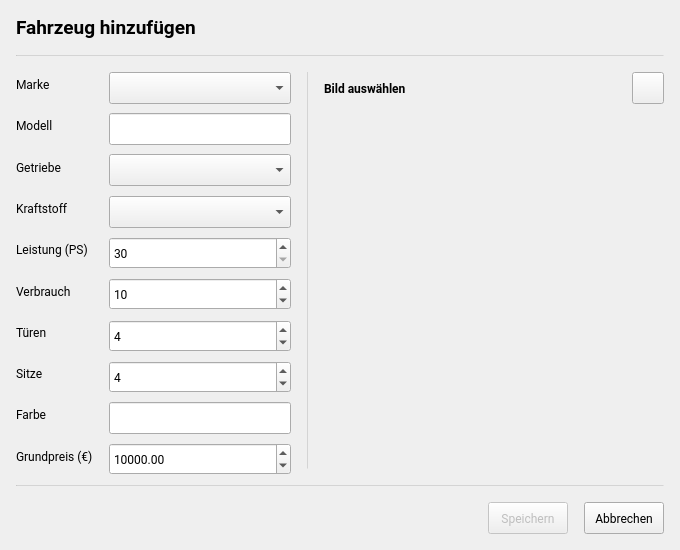
<?xml version="1.0" encoding="UTF-8"?>
<ui version="4.0">
 <class>NewCarDialog</class>
 <widget class="QWidget" name="NewCarDialog">
  <property name="windowModality">
   <enum>Qt::WindowModality::ApplicationModal</enum>
  </property>
  <property name="geometry">
   <rect>
    <x>0</x>
    <y>0</y>
    <width>680</width>
    <height>550</height>
   </rect>
  </property>
  <property name="minimumSize">
   <size>
    <width>680</width>
    <height>550</height>
   </size>
  </property>
  <property name="maximumSize">
   <size>
    <width>680</width>
    <height>550</height>
   </size>
  </property>
  <property name="windowTitle">
   <string>Form</string>
  </property>
  <property name="styleSheet">
   <string notr="true"/>
  </property>
  <layout class="QVBoxLayout" name="verticalLayout_3">
   <property name="spacing">
    <number>0</number>
   </property>
   <property name="leftMargin">
    <number>0</number>
   </property>
   <property name="topMargin">
    <number>0</number>
   </property>
   <property name="rightMargin">
    <number>0</number>
   </property>
   <property name="bottomMargin">
    <number>0</number>
   </property>
   <item alignment="Qt::AlignmentFlag::AlignHCenter|Qt::AlignmentFlag::AlignVCenter">
    <widget class="QWidget" name="widget" native="true">
     <property name="minimumSize">
      <size>
       <width>680</width>
       <height>550</height>
      </size>
     </property>
     <property name="maximumSize">
      <size>
       <width>680</width>
       <height>550</height>
      </size>
     </property>
     <property name="font">
      <font>
       <family>Roboto</family>
       <pointsize>9</pointsize>
      </font>
     </property>
     <property name="styleSheet">
      <string notr="true"/>
     </property>
     <layout class="QVBoxLayout" name="verticalLayout_2">
      <property name="spacing">
       <number>16</number>
      </property>
      <property name="leftMargin">
       <number>16</number>
      </property>
      <property name="topMargin">
       <number>16</number>
      </property>
      <property name="rightMargin">
       <number>16</number>
      </property>
      <property name="bottomMargin">
       <number>16</number>
      </property>
      <item>
       <widget class="QLabel" name="label_3">
        <property name="font">
         <font>
          <family>Roboto</family>
          <pointsize>14</pointsize>
          <bold>true</bold>
         </font>
        </property>
        <property name="text">
         <string>Fahrzeug hinzufügen</string>
        </property>
       </widget>
      </item>
      <item>
       <widget class="Line" name="line_3">
        <property name="minimumSize">
         <size>
          <width>0</width>
          <height>1</height>
         </size>
        </property>
        <property name="styleSheet">
         <string notr="true">background-color: rgba(0, 0, 0, 15);</string>
        </property>
        <property name="orientation">
         <enum>Qt::Orientation::Horizontal</enum>
        </property>
       </widget>
      </item>
      <item>
       <layout class="QHBoxLayout" name="horizontalLayout_3">
        <item>
         <layout class="QFormLayout" name="formLayout">
          <item row="0" column="0">
           <widget class="QLabel" name="markeLabel">
            <property name="font">
             <font>
              <family>Roboto</family>
              <pointsize>9</pointsize>
             </font>
            </property>
            <property name="text">
             <string>Marke</string>
            </property>
           </widget>
          </item>
          <item row="0" column="1">
           <widget class="QComboBox" name="cbBrand">
            <property name="minimumSize">
             <size>
              <width>0</width>
              <height>32</height>
             </size>
            </property>
            <property name="maximumSize">
             <size>
              <width>16777215</width>
              <height>32</height>
             </size>
            </property>
            <property name="font">
             <font>
              <family>Roboto</family>
              <pointsize>9</pointsize>
             </font>
            </property>
           </widget>
          </item>
          <item row="1" column="0">
           <widget class="QLabel" name="modellLabel">
            <property name="font">
             <font>
              <family>Roboto</family>
              <pointsize>9</pointsize>
             </font>
            </property>
            <property name="text">
             <string>Modell</string>
            </property>
           </widget>
          </item>
          <item row="1" column="1">
           <widget class="QLineEdit" name="leModel">
            <property name="minimumSize">
             <size>
              <width>0</width>
              <height>32</height>
             </size>
            </property>
            <property name="maximumSize">
             <size>
              <width>16777215</width>
              <height>32</height>
             </size>
            </property>
            <property name="font">
             <font>
              <family>Roboto</family>
              <pointsize>9</pointsize>
             </font>
            </property>
           </widget>
          </item>
          <item row="2" column="0">
           <widget class="QLabel" name="getriebeLabel">
            <property name="font">
             <font>
              <family>Roboto</family>
              <pointsize>9</pointsize>
             </font>
            </property>
            <property name="text">
             <string>Getriebe</string>
            </property>
           </widget>
          </item>
          <item row="2" column="1">
           <widget class="QComboBox" name="cbGearbox">
            <property name="minimumSize">
             <size>
              <width>0</width>
              <height>32</height>
             </size>
            </property>
            <property name="maximumSize">
             <size>
              <width>16777215</width>
              <height>32</height>
             </size>
            </property>
            <property name="font">
             <font>
              <family>Roboto</family>
              <pointsize>9</pointsize>
             </font>
            </property>
           </widget>
          </item>
          <item row="3" column="0">
           <widget class="QLabel" name="kraftstoffLabel">
            <property name="font">
             <font>
              <family>Roboto</family>
              <pointsize>9</pointsize>
             </font>
            </property>
            <property name="text">
             <string>Kraftstoff</string>
            </property>
           </widget>
          </item>
          <item row="3" column="1">
           <widget class="QComboBox" name="cbFuel">
            <property name="minimumSize">
             <size>
              <width>0</width>
              <height>32</height>
             </size>
            </property>
            <property name="maximumSize">
             <size>
              <width>16777215</width>
              <height>32</height>
             </size>
            </property>
            <property name="font">
             <font>
              <family>Roboto</family>
              <pointsize>9</pointsize>
             </font>
            </property>
           </widget>
          </item>
          <item row="4" column="0">
           <widget class="QLabel" name="leistungLabel">
            <property name="font">
             <font>
              <family>Roboto</family>
              <pointsize>9</pointsize>
             </font>
            </property>
            <property name="text">
             <string>Leistung (PS)</string>
            </property>
           </widget>
          </item>
          <item row="4" column="1">
           <widget class="QSpinBox" name="sbPower">
            <property name="minimumSize">
             <size>
              <width>0</width>
              <height>32</height>
             </size>
            </property>
            <property name="maximumSize">
             <size>
              <width>16777215</width>
              <height>32</height>
             </size>
            </property>
            <property name="font">
             <font>
              <family>Roboto</family>
              <pointsize>9</pointsize>
             </font>
            </property>
            <property name="minimum">
             <number>30</number>
            </property>
            <property name="maximum">
             <number>2000</number>
            </property>
           </widget>
          </item>
          <item row="5" column="0">
           <widget class="QLabel" name="verbrauchgLabel">
            <property name="font">
             <font>
              <family>Roboto</family>
              <pointsize>9</pointsize>
             </font>
            </property>
            <property name="text">
             <string>Verbrauch</string>
            </property>
           </widget>
          </item>
          <item row="5" column="1">
           <widget class="QSpinBox" name="sbConsum">
            <property name="minimumSize">
             <size>
              <width>0</width>
              <height>32</height>
             </size>
            </property>
            <property name="maximumSize">
             <size>
              <width>16777215</width>
              <height>32</height>
             </size>
            </property>
            <property name="font">
             <font>
              <family>Roboto</family>
              <pointsize>9</pointsize>
             </font>
            </property>
            <property name="minimum">
             <number>1</number>
            </property>
            <property name="maximum">
             <number>100</number>
            </property>
            <property name="value">
             <number>10</number>
            </property>
           </widget>
          </item>
          <item row="6" column="0">
           <widget class="QLabel" name="tRenLabel">
            <property name="font">
             <font>
              <family>Roboto</family>
              <pointsize>9</pointsize>
             </font>
            </property>
            <property name="text">
             <string>Türen</string>
            </property>
           </widget>
          </item>
          <item row="6" column="1">
           <widget class="QSpinBox" name="sbDoors">
            <property name="minimumSize">
             <size>
              <width>0</width>
              <height>32</height>
             </size>
            </property>
            <property name="maximumSize">
             <size>
              <width>16777215</width>
              <height>32</height>
             </size>
            </property>
            <property name="font">
             <font>
              <family>Roboto</family>
              <pointsize>9</pointsize>
             </font>
            </property>
            <property name="minimum">
             <number>1</number>
            </property>
            <property name="maximum">
             <number>10</number>
            </property>
            <property name="value">
             <number>4</number>
            </property>
           </widget>
          </item>
          <item row="7" column="0">
           <widget class="QLabel" name="sitzeLabel">
            <property name="font">
             <font>
              <family>Roboto</family>
              <pointsize>9</pointsize>
             </font>
            </property>
            <property name="text">
             <string>Sitze</string>
            </property>
           </widget>
          </item>
          <item row="7" column="1">
           <widget class="QSpinBox" name="sbSeats">
            <property name="minimumSize">
             <size>
              <width>0</width>
              <height>32</height>
             </size>
            </property>
            <property name="maximumSize">
             <size>
              <width>16777215</width>
              <height>32</height>
             </size>
            </property>
            <property name="font">
             <font>
              <family>Roboto</family>
              <pointsize>9</pointsize>
             </font>
            </property>
            <property name="minimum">
             <number>1</number>
            </property>
            <property name="maximum">
             <number>20</number>
            </property>
            <property name="value">
             <number>4</number>
            </property>
           </widget>
          </item>
          <item row="8" column="0">
           <widget class="QLabel" name="farbeLabel">
            <property name="font">
             <font>
              <family>Roboto</family>
              <pointsize>9</pointsize>
             </font>
            </property>
            <property name="text">
             <string>Farbe</string>
            </property>
           </widget>
          </item>
          <item row="8" column="1">
           <widget class="QLineEdit" name="leColor">
            <property name="minimumSize">
             <size>
              <width>0</width>
              <height>32</height>
             </size>
            </property>
            <property name="maximumSize">
             <size>
              <width>16777215</width>
              <height>32</height>
             </size>
            </property>
            <property name="font">
             <font>
              <family>Roboto</family>
              <pointsize>9</pointsize>
             </font>
            </property>
           </widget>
          </item>
          <item row="9" column="0">
           <widget class="QLabel" name="grundpreisLabel">
            <property name="font">
             <font>
              <family>Roboto</family>
              <pointsize>9</pointsize>
             </font>
            </property>
            <property name="text">
             <string>Grundpreis (€)</string>
            </property>
           </widget>
          </item>
          <item row="9" column="1">
           <widget class="QDoubleSpinBox" name="sbPrice">
            <property name="minimumSize">
             <size>
              <width>0</width>
              <height>32</height>
             </size>
            </property>
            <property name="maximumSize">
             <size>
              <width>16777215</width>
              <height>32</height>
             </size>
            </property>
            <property name="font">
             <font>
              <family>Roboto</family>
              <pointsize>9</pointsize>
             </font>
            </property>
            <property name="maximum">
             <double>9999999.990000000223517</double>
            </property>
            <property name="value">
             <double>10000.000000000000000</double>
            </property>
           </widget>
          </item>
         </layout>
        </item>
        <item>
         <widget class="Line" name="line">
          <property name="maximumSize">
           <size>
            <width>1</width>
            <height>16777215</height>
           </size>
          </property>
          <property name="font">
           <font>
            <family>Roboto</family>
            <pointsize>9</pointsize>
           </font>
          </property>
          <property name="styleSheet">
           <string notr="true">background-color: rgba(0, 0, 0, 15);
width: 1px;</string>
          </property>
          <property name="orientation">
           <enum>Qt::Orientation::Vertical</enum>
          </property>
         </widget>
        </item>
        <item>
         <layout class="QVBoxLayout" name="verticalLayout" stretch="0,1,0">
          <item>
           <layout class="QHBoxLayout" name="horizontalLayout">
            <item>
             <widget class="QLabel" name="label">
              <property name="font">
               <font>
                <family>Roboto</family>
                <pointsize>9</pointsize>
                <bold>true</bold>
               </font>
              </property>
              <property name="text">
               <string>Bild auswählen</string>
              </property>
             </widget>
            </item>
            <item>
             <widget class="IconButton" name="btnLoadImage">
              <property name="minimumSize">
               <size>
                <width>32</width>
                <height>32</height>
               </size>
              </property>
              <property name="maximumSize">
               <size>
                <width>32</width>
                <height>32</height>
               </size>
              </property>
              <property name="font">
               <font>
                <family>Roboto</family>
                <pointsize>7</pointsize>
               </font>
              </property>
              <property name="text">
               <string/>
              </property>
              <property name="iconSize">
               <size>
                <width>24</width>
                <height>24</height>
               </size>
              </property>
              <property name="checkable">
               <bool>false</bool>
              </property>
              <property name="checked">
               <bool>false</bool>
              </property>
              <property name="pixmap" stdset="0">
               <pixmap resource="../assets/ressources.qrc">:/icons/more.png</pixmap>
              </property>
             </widget>
            </item>
           </layout>
          </item>
          <item>
           <widget class="QLabel" name="lblImage">
            <property name="minimumSize">
             <size>
              <width>340</width>
              <height>340</height>
             </size>
            </property>
            <property name="maximumSize">
             <size>
              <width>340</width>
              <height>340</height>
             </size>
            </property>
            <property name="font">
             <font>
              <family>Roboto</family>
              <pointsize>9</pointsize>
             </font>
            </property>
            <property name="text">
             <string/>
            </property>
            <property name="scaledContents">
             <bool>false</bool>
            </property>
           </widget>
          </item>
          <item>
           <spacer name="verticalSpacer_3">
            <property name="font">
             <font>
              <family>Roboto</family>
              <pointsize>9</pointsize>
             </font>
            </property>
            <property name="orientation">
             <enum>Qt::Orientation::Vertical</enum>
            </property>
            <property name="sizeHint" stdset="0">
             <size>
              <width>20</width>
              <height>40</height>
             </size>
            </property>
           </spacer>
          </item>
         </layout>
        </item>
       </layout>
      </item>
      <item>
       <spacer name="verticalSpacer_2">
        <property name="font">
         <font>
          <family>Roboto</family>
          <pointsize>9</pointsize>
         </font>
        </property>
        <property name="orientation">
         <enum>Qt::Orientation::Vertical</enum>
        </property>
        <property name="sizeHint" stdset="0">
         <size>
          <width>20</width>
          <height>40</height>
         </size>
        </property>
       </spacer>
      </item>
      <item>
       <widget class="Line" name="line_2">
        <property name="maximumSize">
         <size>
          <width>16777215</width>
          <height>1</height>
         </size>
        </property>
        <property name="font">
         <font>
          <family>Roboto</family>
          <pointsize>9</pointsize>
         </font>
        </property>
        <property name="styleSheet">
         <string notr="true">background-color: rgba(0, 0, 0, 15);</string>
        </property>
        <property name="orientation">
         <enum>Qt::Orientation::Horizontal</enum>
        </property>
       </widget>
      </item>
      <item>
       <layout class="QHBoxLayout" name="horizontalLayout_2" stretch="1,0,0">
        <item>
         <widget class="QLabel" name="label_2">
          <property name="font">
           <font>
            <family>Roboto</family>
            <pointsize>9</pointsize>
           </font>
          </property>
          <property name="text">
           <string/>
          </property>
         </widget>
        </item>
        <item>
         <widget class="IconButton" name="btnSave">
          <property name="enabled">
           <bool>false</bool>
          </property>
          <property name="minimumSize">
           <size>
            <width>0</width>
            <height>32</height>
           </size>
          </property>
          <property name="maximumSize">
           <size>
            <width>16777215</width>
            <height>32</height>
           </size>
          </property>
          <property name="font">
           <font>
            <family>Roboto</family>
            <pointsize>9</pointsize>
           </font>
          </property>
          <property name="text">
           <string>Speichern</string>
          </property>
         </widget>
        </item>
        <item>
         <widget class="IconButton" name="pushButton_2">
          <property name="minimumSize">
           <size>
            <width>0</width>
            <height>32</height>
           </size>
          </property>
          <property name="maximumSize">
           <size>
            <width>16777215</width>
            <height>32</height>
           </size>
          </property>
          <property name="font">
           <font>
            <family>Roboto</family>
            <pointsize>9</pointsize>
           </font>
          </property>
          <property name="text">
           <string>Abbrechen</string>
          </property>
         </widget>
        </item>
       </layout>
      </item>
     </layout>
    </widget>
   </item>
  </layout>
 </widget>
 <customwidgets>
  <customwidget>
   <class>IconButton</class>
   <extends>QPushButton</extends>
   <header>app.widgets.buttons.IconButton</header>
  </customwidget>
 </customwidgets>
 <resources>
  <include location="../assets/ressources.qrc"/>
 </resources>
 <connections>
  <connection>
   <sender>pushButton_2</sender>
   <signal>clicked()</signal>
   <receiver>NewCarDialog</receiver>
   <slot>close()</slot>
   <hints>
    <hint type="sourcelabel">
     <x>611</x>
     <y>541</y>
    </hint>
    <hint type="destinationlabel">
     <x>637</x>
     <y>567</y>
    </hint>
   </hints>
  </connection>
 </connections>
</ui>
